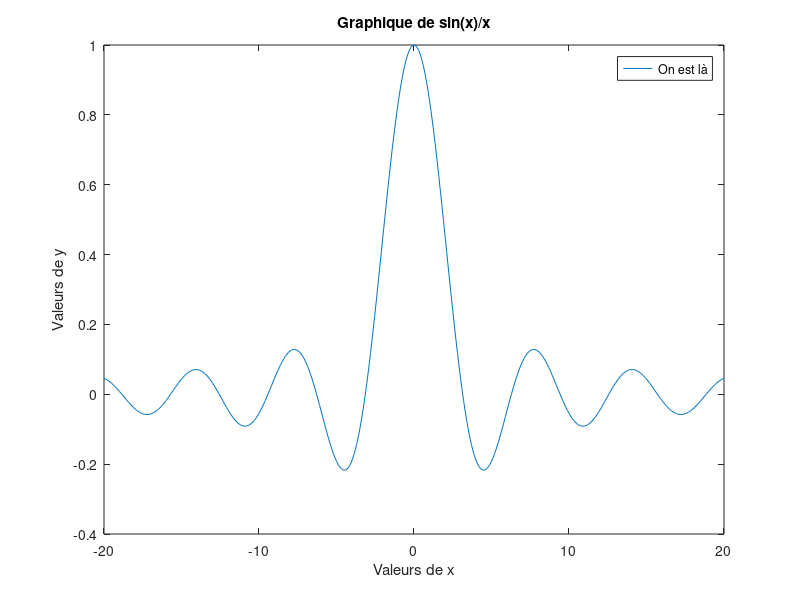

The MATLAB script that drew this image:
clear all;
clf;
% Définition du tableau x
x = -20:0.1:20;
n = length(x); % Longueur du tableau x

% Initialisation du tableau y
y = zeros(1, n);

% Calcul des valeurs de y en utilisant une boucle for
for k = 1:n
    if x(k) == 0
        y(k) = 1;
    else
        y(k) = sin(x(k)) / x(k);
    end
end

% Tracer la fonction
plot(x, y);
xlabel('Valeurs de x');
ylabel('Valeurs de y');
title('Graphique de sin(x)/x');
legend('On est là')